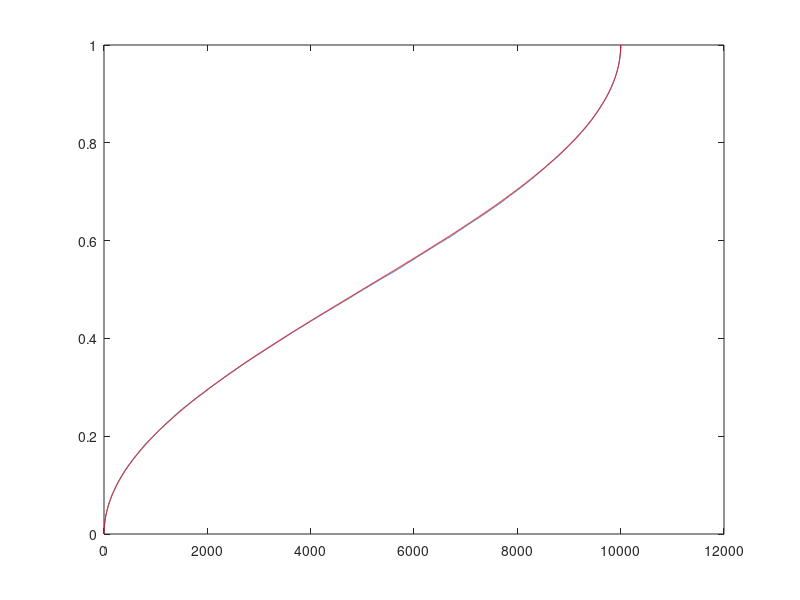
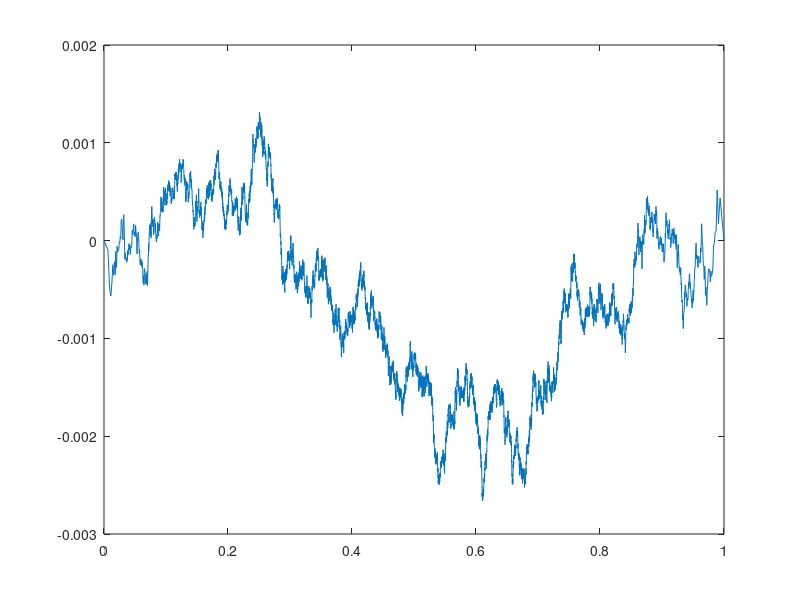

Write the MATLAB code that produced these figures, in order.
xList = betarnd(0.5,0.5,[1,100000]);
tLst = 0:0.0001:1;
FnLst = [];
Flist = [];
for t = 0:0.0001:1
    x = betacdf(t, 0.5, 0.5);
    Flist = [Flist, x];
    p = (1/100000)*sum(xList<=t);
    FnLst = [FnLst,p];
end
plot(FnLst);
hold on
plot(Flist, 'r');
figure
plot(Flist,FnLst-Flist)